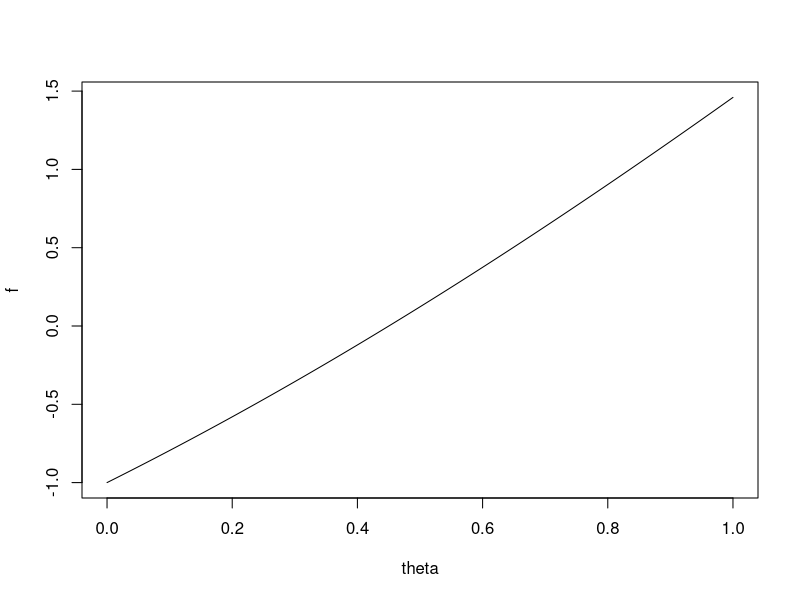
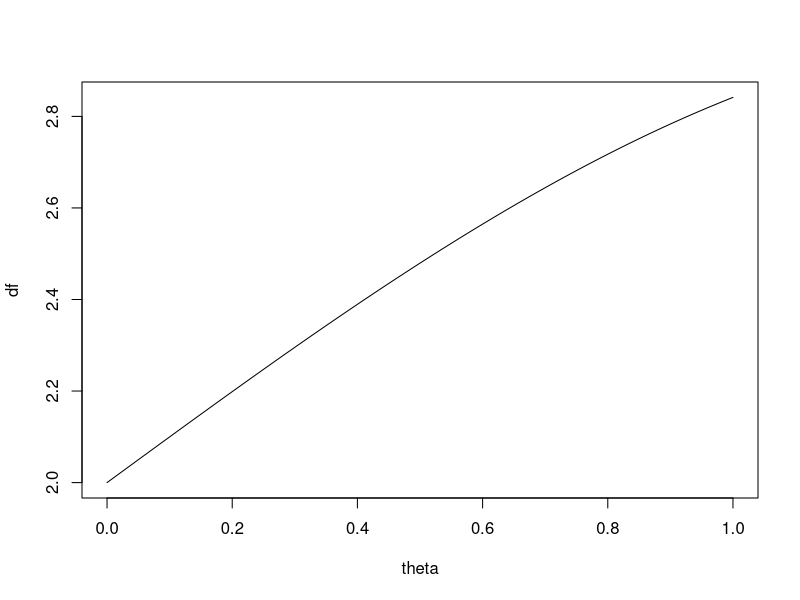
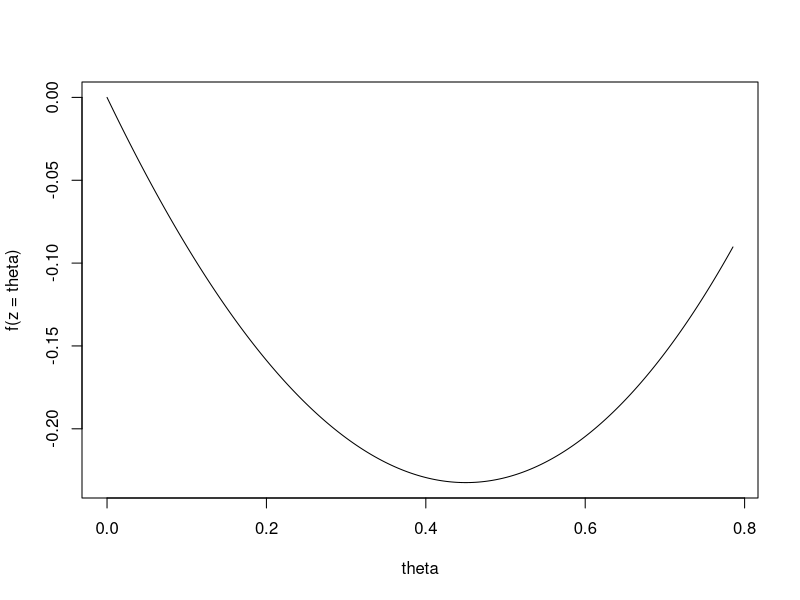
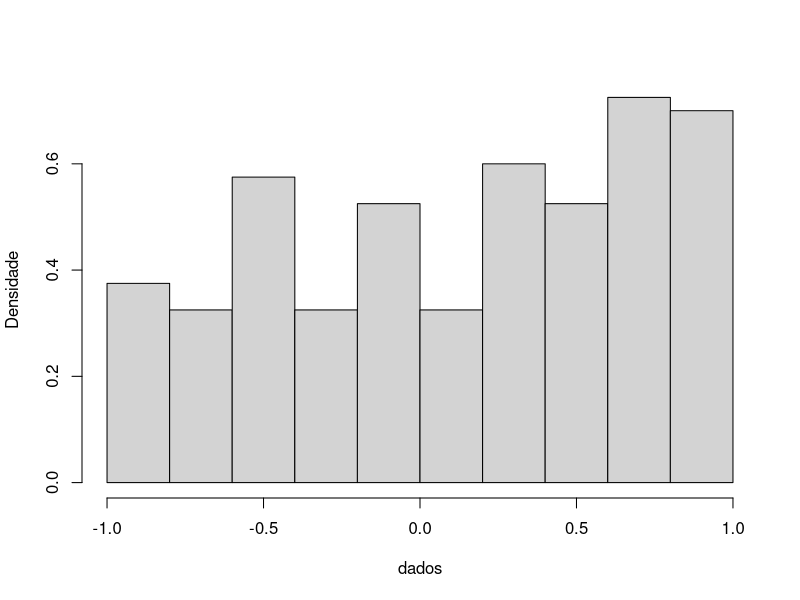
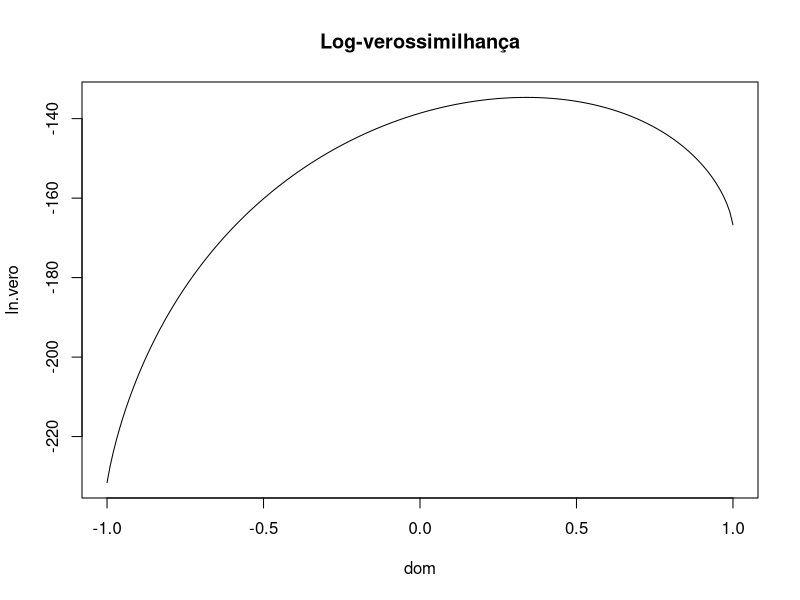
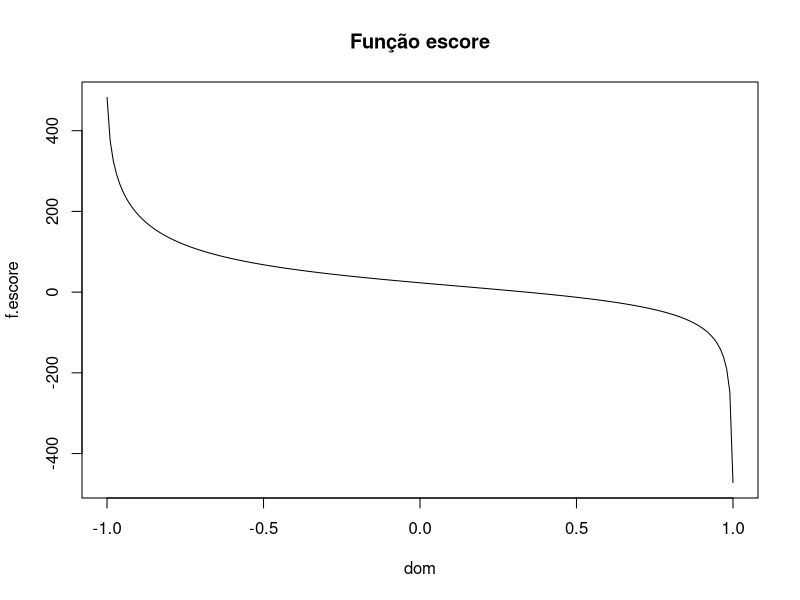

Reproduce these figures in R, in order.
## ---- chunk 1
theta <- seq(0, 1, length.out=1000)
f     <- (2*theta)-cos(theta)
plot(theta,f, type="l")
## ---- chunk 2
theta <- seq(0, 1, length.out=1000)
df     <- 2+sin(theta)
plot(theta,df, type="l")
## ---- chunk 3
theta.0 <- pi/8
theta.0
precisao <- 0.0001
dif <- 1
while(dif > precisao){
  razao <- (2*theta.0 - cos(theta.0))/(2 + 
                              sin(theta.0))
  theta.1 <- theta.0 - razao
  dif <- abs(theta.1 - theta.0)
  theta.0 <- theta.1
  cat("Valor de theta=",theta.0, "\n")
}

## ---- chunk 4
raiz <- theta.0
raiz
h <- 2*raiz - cos(raiz)
h
## ---- chunk 5
theta <- seq(0, pi/4, length.out=1000)
f     <- function(z){z^2 - sin(z)}
plot(theta,f(z=theta), type="l")
## ---- chunk 6
optimize(f, c(0,pi/4), 
         tol=0.000001) # Otimização unidimensional
## ---- chunk 7
set.seed(123456)
n <- 200
theta <- 0.4
u <- runif(n,0,1)
raiz <- 1-(theta*(2-theta))+(4*theta*u) # tem que fazer uma simplificação no valor da raiz.
dados <-(-1+sqrt(raiz))/(theta)
## ---- chunk 8
hist(dados, main="", ylab="Densidade", freq = FALSE)
## ---- chunk 9
dom <- seq(-1,1,0.01)
jaca <- length(dom)
f.escore <- NULL
ln.vero <- NULL
l <- function(x){-n*log(2)+sum(log(1+x*dados))}
S <- function(y){sum((dados)/(1+y*dados))}
S.prime <- function(z){-sum(((dados)/(1+z*dados))^(2))}
for(i in 1:jaca){
ln.vero[i] <- l(dom[i])
f.escore[i] <- S(dom[i])
}
par(mfrow=c(1,1))
plot(dom,ln.vero, main="Log-verossimilhança",type="l")
## ---- chunk 10
plot(dom,f.escore, main="Função escore",type="l")
## ---- chunk 11

theta.zero <- 0.15
precisao <- 0.000001
dif <- 1
while(dif > precisao){
 num <- S(theta.zero)
 den <- S.prime(theta.zero)
 theta.um <- theta.zero - (num/den)
 dif <- abs(theta.um - theta.zero)
 theta.zero <- theta.um
 print(theta.zero)
}

raiz.NR <- theta.zero
raiz.NR # Método NR.
## ---- chunk 12
theta.zero <- 0.15
dif <- 1
while(dif > precisao){
 num <- S(theta.zero)
 a <- 2*theta.zero
 b <- log((1+theta.zero)/(1-theta.zero))-a
 den <- n*(1/(2*theta.zero^3))*b
 theta.um <- theta.zero + (num/den)
 dif <- abs(theta.um - theta.zero)
 theta.zero <- theta.um
 print(theta.zero)
}
raiz.E <- theta.zero
raiz.E # Método Escore
